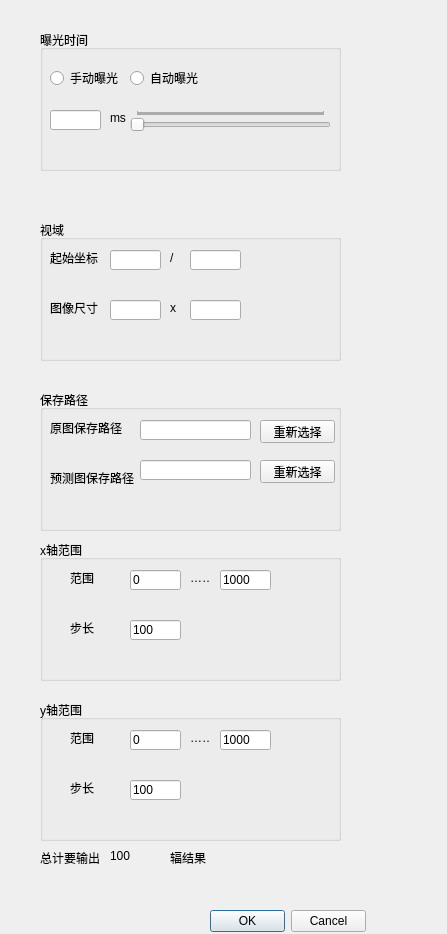
<?xml version="1.0" encoding="UTF-8"?>
<ui version="4.0">
 <class>Form</class>
 <widget class="QWidget" name="Form">
  <property name="geometry">
   <rect>
    <x>0</x>
    <y>0</y>
    <width>447</width>
    <height>934</height>
   </rect>
  </property>
  <property name="windowTitle">
   <string>Form</string>
  </property>
  <widget class="QLabel" name="label_15">
   <property name="geometry">
    <rect>
     <x>170</x>
     <y>850</y>
     <width>71</width>
     <height>16</height>
    </rect>
   </property>
   <property name="text">
    <string>辐结果</string>
   </property>
  </widget>
  <widget class="QLabel" name="label_14">
   <property name="geometry">
    <rect>
     <x>40</x>
     <y>850</y>
     <width>71</width>
     <height>16</height>
    </rect>
   </property>
   <property name="text">
    <string>总计要输出</string>
   </property>
  </widget>
  <widget class="QGroupBox" name="FrameSize">
   <property name="geometry">
    <rect>
     <x>40</x>
     <y>220</y>
     <width>301</width>
     <height>141</height>
    </rect>
   </property>
   <property name="title">
    <string>视域</string>
   </property>
   <widget class="QLineEdit" name="startLeftCoordinate">
    <property name="geometry">
     <rect>
      <x>70</x>
      <y>30</y>
      <width>51</width>
      <height>20</height>
     </rect>
    </property>
   </widget>
   <widget class="QLabel" name="startCoordinate">
    <property name="geometry">
     <rect>
      <x>10</x>
      <y>30</y>
      <width>51</width>
      <height>16</height>
     </rect>
    </property>
    <property name="text">
     <string>起始坐标</string>
    </property>
   </widget>
   <widget class="QLabel" name="interval1">
    <property name="geometry">
     <rect>
      <x>130</x>
      <y>30</y>
      <width>21</width>
      <height>16</height>
     </rect>
    </property>
    <property name="text">
     <string>/</string>
    </property>
   </widget>
   <widget class="QLineEdit" name="startRightCoordinate">
    <property name="geometry">
     <rect>
      <x>150</x>
      <y>30</y>
      <width>51</width>
      <height>20</height>
     </rect>
    </property>
   </widget>
   <widget class="QLineEdit" name="imageWidth">
    <property name="geometry">
     <rect>
      <x>70</x>
      <y>80</y>
      <width>51</width>
      <height>20</height>
     </rect>
    </property>
   </widget>
   <widget class="QLabel" name="imageSize">
    <property name="geometry">
     <rect>
      <x>10</x>
      <y>80</y>
      <width>51</width>
      <height>16</height>
     </rect>
    </property>
    <property name="text">
     <string>图像尺寸</string>
    </property>
   </widget>
   <widget class="QLabel" name="interval2">
    <property name="geometry">
     <rect>
      <x>130</x>
      <y>80</y>
      <width>21</width>
      <height>16</height>
     </rect>
    </property>
    <property name="text">
     <string>x</string>
    </property>
   </widget>
   <widget class="QLineEdit" name="imageHeight">
    <property name="geometry">
     <rect>
      <x>150</x>
      <y>80</y>
      <width>51</width>
      <height>20</height>
     </rect>
    </property>
   </widget>
  </widget>
  <widget class="QGroupBox" name="YAxisRange">
   <property name="geometry">
    <rect>
     <x>40</x>
     <y>700</y>
     <width>301</width>
     <height>141</height>
    </rect>
   </property>
   <property name="title">
    <string>y轴范围</string>
   </property>
   <widget class="QLabel" name="label_9">
    <property name="geometry">
     <rect>
      <x>30</x>
      <y>80</y>
      <width>51</width>
      <height>16</height>
     </rect>
    </property>
    <property name="text">
     <string>步长</string>
    </property>
   </widget>
   <widget class="QLineEdit" name="startPositionY">
    <property name="geometry">
     <rect>
      <x>90</x>
      <y>30</y>
      <width>51</width>
      <height>20</height>
     </rect>
    </property>
    <property name="text">
     <string>0</string>
    </property>
   </widget>
   <widget class="QLabel" name="label_12">
    <property name="geometry">
     <rect>
      <x>30</x>
      <y>30</y>
      <width>51</width>
      <height>16</height>
     </rect>
    </property>
    <property name="text">
     <string>范围</string>
    </property>
   </widget>
   <widget class="QLabel" name="label_13">
    <property name="geometry">
     <rect>
      <x>150</x>
      <y>30</y>
      <width>21</width>
      <height>16</height>
     </rect>
    </property>
    <property name="text">
     <string>……</string>
    </property>
   </widget>
   <widget class="QLineEdit" name="endPositionY">
    <property name="geometry">
     <rect>
      <x>180</x>
      <y>30</y>
      <width>51</width>
      <height>20</height>
     </rect>
    </property>
    <property name="text">
     <string>1000</string>
    </property>
   </widget>
   <widget class="QLineEdit" name="stepLengthY">
    <property name="geometry">
     <rect>
      <x>90</x>
      <y>80</y>
      <width>51</width>
      <height>20</height>
     </rect>
    </property>
    <property name="text">
     <string>100</string>
    </property>
   </widget>
  </widget>
  <widget class="QGroupBox" name="XAxisRange">
   <property name="geometry">
    <rect>
     <x>40</x>
     <y>540</y>
     <width>301</width>
     <height>141</height>
    </rect>
   </property>
   <property name="title">
    <string>x轴范围</string>
   </property>
   <widget class="QLabel" name="label_7">
    <property name="geometry">
     <rect>
      <x>30</x>
      <y>80</y>
      <width>51</width>
      <height>16</height>
     </rect>
    </property>
    <property name="text">
     <string>步长</string>
    </property>
   </widget>
   <widget class="QLineEdit" name="startPositionX">
    <property name="geometry">
     <rect>
      <x>90</x>
      <y>30</y>
      <width>51</width>
      <height>20</height>
     </rect>
    </property>
    <property name="text">
     <string>0</string>
    </property>
   </widget>
   <widget class="QLabel" name="label_10">
    <property name="geometry">
     <rect>
      <x>30</x>
      <y>30</y>
      <width>51</width>
      <height>16</height>
     </rect>
    </property>
    <property name="text">
     <string>范围</string>
    </property>
   </widget>
   <widget class="QLabel" name="label1">
    <property name="geometry">
     <rect>
      <x>150</x>
      <y>30</y>
      <width>21</width>
      <height>16</height>
     </rect>
    </property>
    <property name="text">
     <string>……</string>
    </property>
   </widget>
   <widget class="QLineEdit" name="endPositionX">
    <property name="geometry">
     <rect>
      <x>180</x>
      <y>30</y>
      <width>51</width>
      <height>20</height>
     </rect>
    </property>
    <property name="text">
     <string>1000</string>
    </property>
   </widget>
   <widget class="QLineEdit" name="stepLengthX">
    <property name="geometry">
     <rect>
      <x>90</x>
      <y>80</y>
      <width>51</width>
      <height>20</height>
     </rect>
    </property>
    <property name="text">
     <string>100</string>
    </property>
   </widget>
  </widget>
  <widget class="QLabel" name="imageNum">
   <property name="geometry">
    <rect>
     <x>110</x>
     <y>850</y>
     <width>54</width>
     <height>12</height>
    </rect>
   </property>
   <property name="text">
    <string>100</string>
   </property>
  </widget>
  <widget class="QGroupBox" name="ImageSave">
   <property name="geometry">
    <rect>
     <x>40</x>
     <y>390</y>
     <width>301</width>
     <height>141</height>
    </rect>
   </property>
   <property name="title">
    <string>保存路径</string>
   </property>
   <widget class="QLineEdit" name="originPath">
    <property name="geometry">
     <rect>
      <x>100</x>
      <y>30</y>
      <width>111</width>
      <height>20</height>
     </rect>
    </property>
   </widget>
   <widget class="QLabel" name="originLabel">
    <property name="geometry">
     <rect>
      <x>10</x>
      <y>30</y>
      <width>81</width>
      <height>16</height>
     </rect>
    </property>
    <property name="text">
     <string>原图保存路径</string>
    </property>
   </widget>
   <widget class="QLineEdit" name="predictPath">
    <property name="geometry">
     <rect>
      <x>100</x>
      <y>70</y>
      <width>111</width>
      <height>20</height>
     </rect>
    </property>
   </widget>
   <widget class="QLabel" name="predictLabel">
    <property name="geometry">
     <rect>
      <x>10</x>
      <y>80</y>
      <width>91</width>
      <height>16</height>
     </rect>
    </property>
    <property name="text">
     <string>预测图保存路径</string>
    </property>
   </widget>
   <widget class="QPushButton" name="originPathSelect">
    <property name="geometry">
     <rect>
      <x>220</x>
      <y>30</y>
      <width>75</width>
      <height>23</height>
     </rect>
    </property>
    <property name="text">
     <string>重新选择</string>
    </property>
   </widget>
   <widget class="QPushButton" name="predictPathSelect">
    <property name="geometry">
     <rect>
      <x>220</x>
      <y>70</y>
      <width>75</width>
      <height>23</height>
     </rect>
    </property>
    <property name="text">
     <string>重新选择</string>
    </property>
   </widget>
  </widget>
  <widget class="QDialogButtonBox" name="buttonBox">
   <property name="geometry">
    <rect>
     <x>210</x>
     <y>910</y>
     <width>156</width>
     <height>23</height>
    </rect>
   </property>
   <property name="standardButtons">
    <set>QDialogButtonBox::Cancel|QDialogButtonBox::Ok</set>
   </property>
  </widget>
  <widget class="QGroupBox" name="Exposure">
   <property name="geometry">
    <rect>
     <x>40</x>
     <y>30</y>
     <width>301</width>
     <height>141</height>
    </rect>
   </property>
   <property name="title">
    <string>曝光时间</string>
   </property>
   <widget class="QRadioButton" name="HandExposure">
    <property name="geometry">
     <rect>
      <x>10</x>
      <y>40</y>
      <width>89</width>
      <height>16</height>
     </rect>
    </property>
    <property name="text">
     <string>手动曝光</string>
    </property>
   </widget>
   <widget class="QRadioButton" name="AutoExposure">
    <property name="geometry">
     <rect>
      <x>90</x>
      <y>40</y>
      <width>89</width>
      <height>16</height>
     </rect>
    </property>
    <property name="text">
     <string>自动曝光</string>
    </property>
   </widget>
   <widget class="QLineEdit" name="ExposureType">
    <property name="geometry">
     <rect>
      <x>10</x>
      <y>80</y>
      <width>51</width>
      <height>20</height>
     </rect>
    </property>
   </widget>
   <widget class="QLabel" name="ExposureUit">
    <property name="geometry">
     <rect>
      <x>70</x>
      <y>80</y>
      <width>21</width>
      <height>16</height>
     </rect>
    </property>
    <property name="text">
     <string>ms</string>
    </property>
   </widget>
   <widget class="QSlider" name="ExposureSlider">
    <property name="geometry">
     <rect>
      <x>90</x>
      <y>80</y>
      <width>201</width>
      <height>22</height>
     </rect>
    </property>
    <property name="minimum">
     <number>1</number>
    </property>
    <property name="maximum">
     <number>1000</number>
    </property>
    <property name="value">
     <number>1</number>
    </property>
    <property name="orientation">
     <enum>Qt::Horizontal</enum>
    </property>
    <property name="tickPosition">
     <enum>QSlider::TicksAbove</enum>
    </property>
    <property name="tickInterval">
     <number>1</number>
    </property>
   </widget>
  </widget>
 </widget>
 <resources/>
 <connections/>
</ui>
